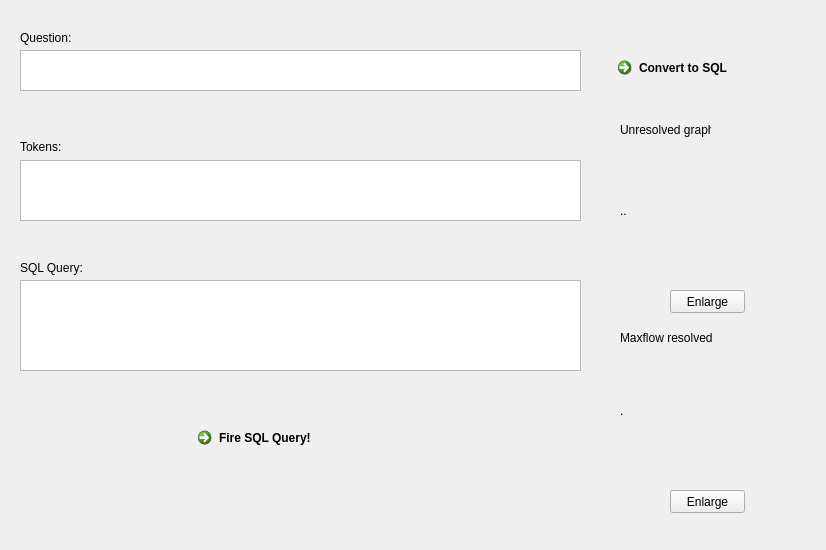
<?xml version="1.0" encoding="UTF-8"?>
<ui version="4.0">
 <class>Form</class>
 <widget class="QWidget" name="Form">
  <property name="geometry">
   <rect>
    <x>0</x>
    <y>0</y>
    <width>826</width>
    <height>550</height>
   </rect>
  </property>
  <property name="windowTitle">
   <string>Natural Language Interface to Movie DB - BE Project</string>
  </property>
  <widget class="QLabel" name="label">
   <property name="geometry">
    <rect>
     <x>50</x>
     <y>100</y>
     <width>46</width>
     <height>13</height>
    </rect>
   </property>
   <property name="autoFillBackground">
    <bool>false</bool>
   </property>
   <property name="frameShape">
    <enum>QFrame::Box</enum>
   </property>
   <property name="frameShadow">
    <enum>QFrame::Raised</enum>
   </property>
   <property name="midLineWidth">
    <number>-2</number>
   </property>
   <property name="text">
    <string/>
   </property>
  </widget>
  <widget class="QPlainTextEdit" name="queryEditText">
   <property name="geometry">
    <rect>
     <x>20</x>
     <y>50</y>
     <width>561</width>
     <height>41</height>
    </rect>
   </property>
   <property name="plainText">
    <string/>
   </property>
  </widget>
  <widget class="QPlainTextEdit" name="tokenEditText">
   <property name="geometry">
    <rect>
     <x>20</x>
     <y>160</y>
     <width>561</width>
     <height>61</height>
    </rect>
   </property>
   <property name="plainText">
    <string/>
   </property>
  </widget>
  <widget class="QCommandLinkButton" name="commandLinkButton">
   <property name="geometry">
    <rect>
     <x>610</x>
     <y>50</y>
     <width>168</width>
     <height>41</height>
    </rect>
   </property>
   <property name="text">
    <string>Convert to SQL</string>
   </property>
  </widget>
  <widget class="QPlainTextEdit" name="SQLEditText">
   <property name="geometry">
    <rect>
     <x>20</x>
     <y>280</y>
     <width>561</width>
     <height>91</height>
    </rect>
   </property>
   <property name="plainText">
    <string/>
   </property>
  </widget>
  <widget class="QCommandLinkButton" name="pushButton">
   <property name="geometry">
    <rect>
     <x>190</x>
     <y>420</y>
     <width>181</width>
     <height>41</height>
    </rect>
   </property>
   <property name="text">
    <string>Fire SQL Query!</string>
   </property>
  </widget>
  <widget class="QLabel" name="label_3">
   <property name="geometry">
    <rect>
     <x>620</x>
     <y>120</y>
     <width>91</width>
     <height>20</height>
    </rect>
   </property>
   <property name="text">
    <string>Unresolved graph</string>
   </property>
  </widget>
  <widget class="QLabel" name="label_2">
   <property name="geometry">
    <rect>
     <x>620</x>
     <y>350</y>
     <width>171</width>
     <height>121</height>
    </rect>
   </property>
   <property name="text">
    <string>.</string>
   </property>
  </widget>
  <widget class="QLabel" name="label_6">
   <property name="geometry">
    <rect>
     <x>20</x>
     <y>30</y>
     <width>71</width>
     <height>16</height>
    </rect>
   </property>
   <property name="text">
    <string>Question:</string>
   </property>
  </widget>
  <widget class="QLabel" name="label_7">
   <property name="geometry">
    <rect>
     <x>20</x>
     <y>260</y>
     <width>81</width>
     <height>16</height>
    </rect>
   </property>
   <property name="text">
    <string>SQL Query:</string>
   </property>
  </widget>
  <widget class="QLabel" name="label_4">
   <property name="geometry">
    <rect>
     <x>20</x>
     <y>140</y>
     <width>46</width>
     <height>13</height>
    </rect>
   </property>
   <property name="text">
    <string>Tokens:</string>
   </property>
  </widget>
  <widget class="QPushButton" name="pushButton_2">
   <property name="geometry">
    <rect>
     <x>670</x>
     <y>290</y>
     <width>75</width>
     <height>23</height>
    </rect>
   </property>
   <property name="text">
    <string>Enlarge</string>
   </property>
  </widget>
  <widget class="QLabel" name="label_5">
   <property name="geometry">
    <rect>
     <x>620</x>
     <y>150</y>
     <width>151</width>
     <height>121</height>
    </rect>
   </property>
   <property name="text">
    <string>..</string>
   </property>
  </widget>
  <widget class="QPushButton" name="pushButton_3">
   <property name="geometry">
    <rect>
     <x>670</x>
     <y>490</y>
     <width>75</width>
     <height>23</height>
    </rect>
   </property>
   <property name="text">
    <string>Enlarge</string>
   </property>
  </widget>
  <widget class="QLabel" name="label_8">
   <property name="geometry">
    <rect>
     <x>620</x>
     <y>330</y>
     <width>101</width>
     <height>16</height>
    </rect>
   </property>
   <property name="text">
    <string>Maxflow resolved</string>
   </property>
  </widget>
 </widget>
 <resources/>
 <connections/>
</ui>
